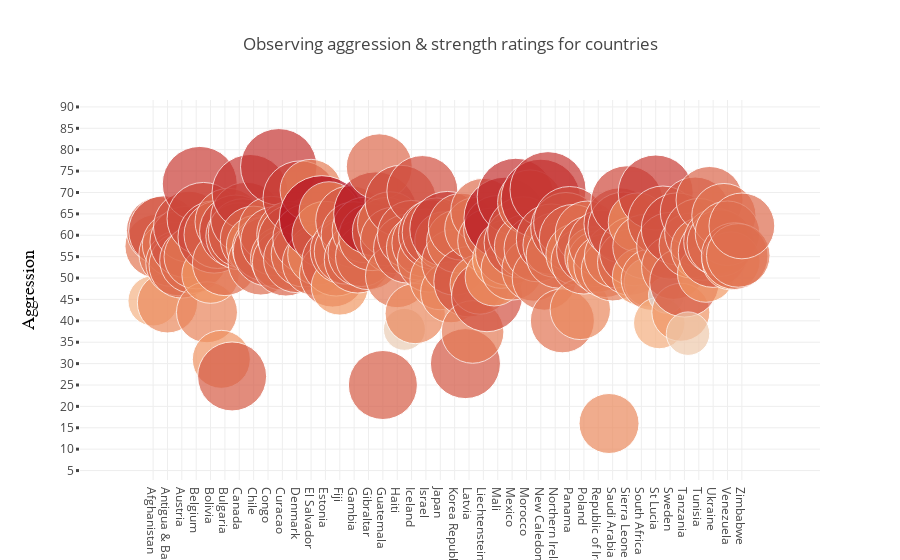

The notebook cell saved with this chart:
### Markdown cell above
### How strength correlates with aggression in different countries?

### Code cell
aggro = fifa_df.groupby('Nationality').agg({'Aggression': 'mean', 'Strength': 'mean'})[['Aggression', 'Strength']]

layout = go.Layout(
        title='Observing aggression & strength ratings for countries',
        xaxis=dict(
        #title='Age',
        titlefont=dict(
        family='Arial',
        size=18,
        color='#000')
    ),
    yaxis=dict(
        tickmode='linear',
        ticks='outside',
        tick0=0,
        dtick=5,
        ticklen=3,
        tickwidth=3,
        #showgrid=True,
        showticklabels=True,
        title='Aggression',
        titlefont=dict(
        family='Arial',
        size=18,
        color='#000')
    )
)

plotly.offline.iplot({
    "data": [go.Scatter(x=aggro.index, y=aggro.Aggression, mode = 'markers',\
                              marker={'size': aggro.Strength, 'color': aggro.Strength})],
    "layout": go.Layout(layout)
})

### Figure 1 — Plotly figure (JSON) as saved in the notebook; plotly's stock layout.template omitted (floating-point values rounded to 4 significant figures; data arrays with more than 128 entries replaced by an {"elided": "..."} marker saying what was removed)
{"data": [{"marker": {"color": {"elided": "165 float values"}, "size": {"elided": "165 float values"}}, "mode": "markers", "type": "scatter", "uid": "4c9c545d-eb50-41c6-948b-10050e664334", "x": {"elided": "165 str values"}, "y": {"elided": "165 float values"}}], "layout": {"title": {"text": "Observing aggression & strength ratings for countries"}, "xaxis": {"title": {"font": {"color": "#000", "family": "Arial", "size": 18}}}, "yaxis": {"dtick": 5, "showticklabels": true, "tick0": 0, "ticklen": 3, "tickmode": "linear", "ticks": "outside", "tickwidth": 3, "title": {"font": {"color": "#000", "family": "Arial", "size": 18}, "text": "Aggression"}}}}
